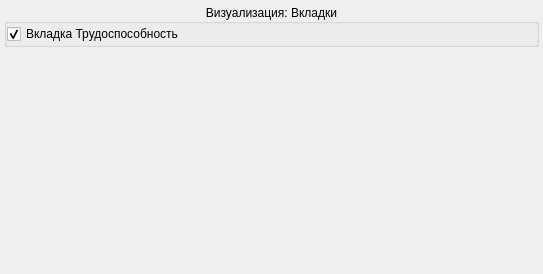
<?xml version="1.0" encoding="UTF-8"?>
<ui version="4.0">
 <class>FormPage</class>
 <widget class="QWidget" name="FormPage">
  <property name="geometry">
   <rect>
    <x>0</x>
    <y>0</y>
    <width>543</width>
    <height>274</height>
   </rect>
  </property>
  <property name="windowTitle">
   <string>Формы ввода</string>
  </property>
  <layout class="QGridLayout" name="gridLayout">
   <property name="margin">
    <number>4</number>
   </property>
   <property name="spacing">
    <number>4</number>
   </property>
   <item row="12" column="0">
    <widget class="QGroupBox" name="grpTabWidgets">
     <property name="title">
      <string>Визуализация: Вкладки</string>
     </property>
     <property name="alignment">
      <set>Qt::AlignCenter</set>
     </property>
     <layout class="QGridLayout" name="gridLayout_3">
      <property name="margin">
       <number>0</number>
      </property>
      <property name="spacing">
       <number>0</number>
      </property>
      <item row="0" column="0">
       <widget class="QCheckBox" name="chkTempInvalid">
        <property name="text">
         <string>Вкладка Трудоспособность</string>
        </property>
        <property name="checked">
         <bool>true</bool>
        </property>
       </widget>
      </item>
     </layout>
    </widget>
   </item>
   <item row="13" column="0">
    <spacer name="verticalSpacer_2">
     <property name="orientation">
      <enum>Qt::Vertical</enum>
     </property>
     <property name="sizeHint" stdset="0">
      <size>
       <width>20</width>
       <height>40</height>
      </size>
     </property>
    </spacer>
   </item>
  </layout>
 </widget>
 <resources/>
 <connections/>
</ui>
